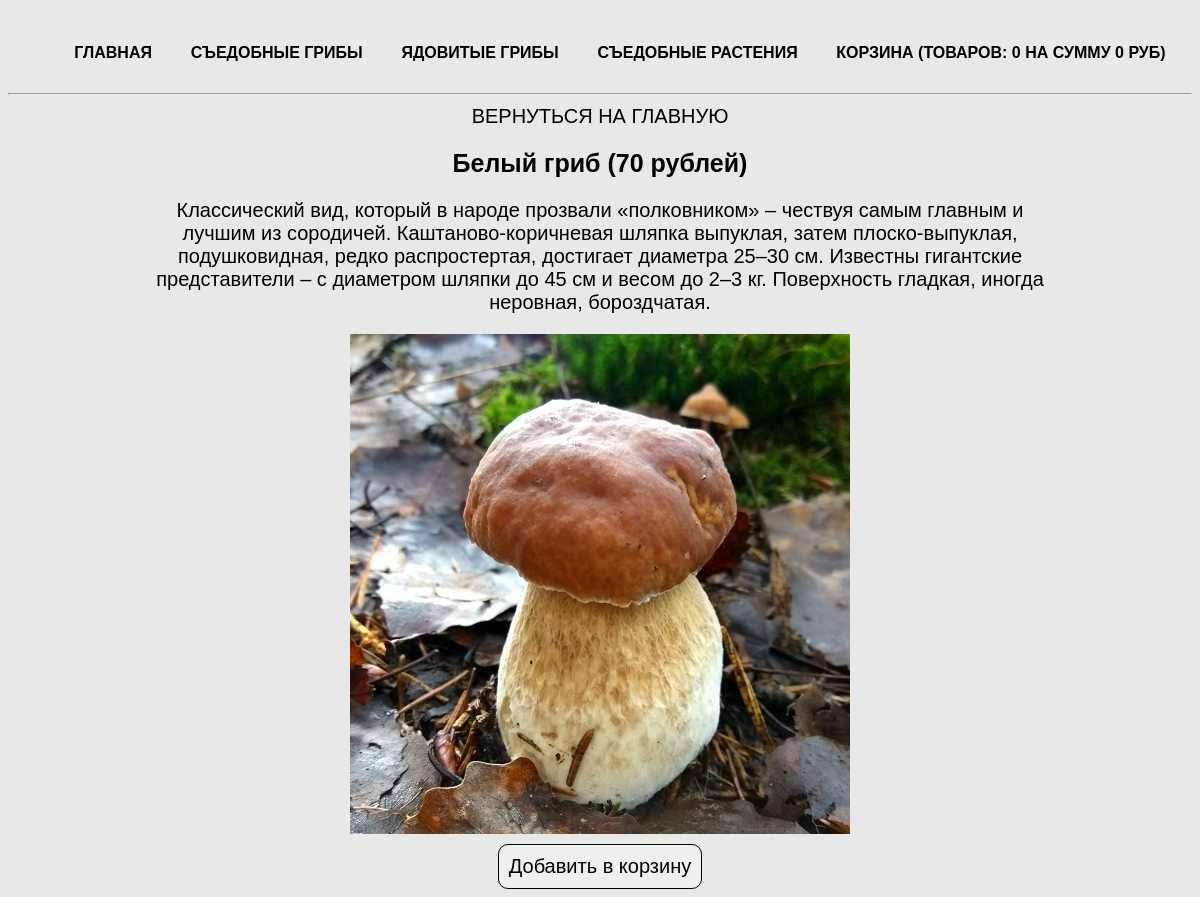
The app's page /product.php?product=kingbolete with its own data.
### tables this page shows
CREATE TABLE `cats` (
  `id` int(11) NOT NULL,
  `name` varchar(50) NOT NULL,
  `rus_name` varchar(50) NOT NULL
);

CREATE TABLE `products` (
  `id` int(11) NOT NULL,
  `title` varchar(50) NOT NULL,
  `cat` varchar(50) NOT NULL,
  `price` int(11) NOT NULL,
  `rus_name` varchar(50) NOT NULL,
  `img` varchar(50) NOT NULL,
  `descr` text NOT NULL
);

### product.php (the view)
<?php
require_once 'parts/header.php';
if (isset($_GET['product'])) {
    $currentProduct = $_GET['product'];
    $product = $connect->query("SELECT * FROM products WHERE title='$currentProduct'");
    $product = $product->fetch(PDO::FETCH_ASSOC);
}
?>
<?php if (empty($product)) { ?>
	<div class="main">
		<div class="card">Такого товара не существует!</div>
	</div>
<?php } else { ?>
	<div class="product-card">
	    <a href="index.php">Вернуться на главную</a>
	    <h2><?=$product['rus_name']?> (<?=$product['price']?> рублей)</h2>
	    <div class="descr"><?=$product['descr']?></div>
	    <img width="300" src="img/<?=$product['img']?>" alt="<?=$product['rus_name']?>">
	    <?php require 'parts/button.php' ?>
	</div>
<?php } ?>

### parts/header.php (shortened to what this page needs)
<?php
require_once 'db/db.php';
$cats = $connect->query("SELECT * FROM cats");
$cats = $cats->fetchAll(PDO::FETCH_ASSOC);
?>
<!doctype html>
<html lang="ru">
<head>
    <link rel="stylesheet" href="css/style.css">
</head>
<body>
<nav>
    <ul>
        <li><a href="index.php">Главная</a></li>
        <?php foreach ($cats as $cat) { ?>
            <li><a href="index.php?cat=<? echo $cat['name']?>"><? echo $cat['rus_name']?></a></li>
        <?php } ?>
        <li><a href="cart.php">Корзина (Товаров:
            <?php if (isset($_SESSION['totalQuantity'])) { ?>
                <?=$_SESSION['totalQuantity']?>
            <?php } else { ?>
                    0
           <?php } ?>
                 на сумму
            <?php if (isset($_SESSION['totalPrice'])) { ?>
               <?=$_SESSION['totalPrice']?>
            <?php } else { ?>
              0
          <?php } ?>
          руб)
            </a>
        </li>
    </ul>
</nav>
<hr>

### css/style.css (style rules this page uses)
* { font-family: 'Arial', sans-serif; font-size: 20px; }
body { margin-top: 20px; background-color: #e8e8e8; }
a { text-decoration: none; text-transform: uppercase; color: #000000; -webkit-transition: all .3s; -moz-transition: all .3s; -ms-transition: all .3s; -o-transition: all .3s; transition: all .3s; }
h2 { font-size: 25px; }
img { width: 100%; }
.main, nav { width: 1170px; margin: auto; display: flex; flex-wrap: wrap; justify-content: space-around; }
nav ul { display: flex; list-style: none; width: 100%; justify-content: space-around; font-weight: 700; }
nav ul li a { font-size: 16px; }
.cart, .product-card { text-align: center; width: 900px; margin: auto; }
.descr { margin-bottom: 20px; }
.product-card img { width: 500px; }

### records on screen
cats: rus_name "СЪЕДОБНЫЕ ГРИБЫ"
cats: rus_name "ЯДОВИТЫЕ ГРИБЫ"
cats: rus_name "СЪЕДОБНЫЕ РАСТЕНИЯ"
products: rus_name "Белый гриб", price "70", descr "Классический вид, который в народе прозвали «полковником» – чествуя самым главным и лучшим из сородичей. Каштаново-коричневая шляпка выпуклая, затем плоско-выпуклая, подушковидная, редко распростертая, достигает диаметра 25–30 см. Известны гигантские представители – с диаметром шляпки до 45 см и весом до 2–3 кг. Поверхность гладкая, иногда неровная, бороздчатая.", img (picture)
